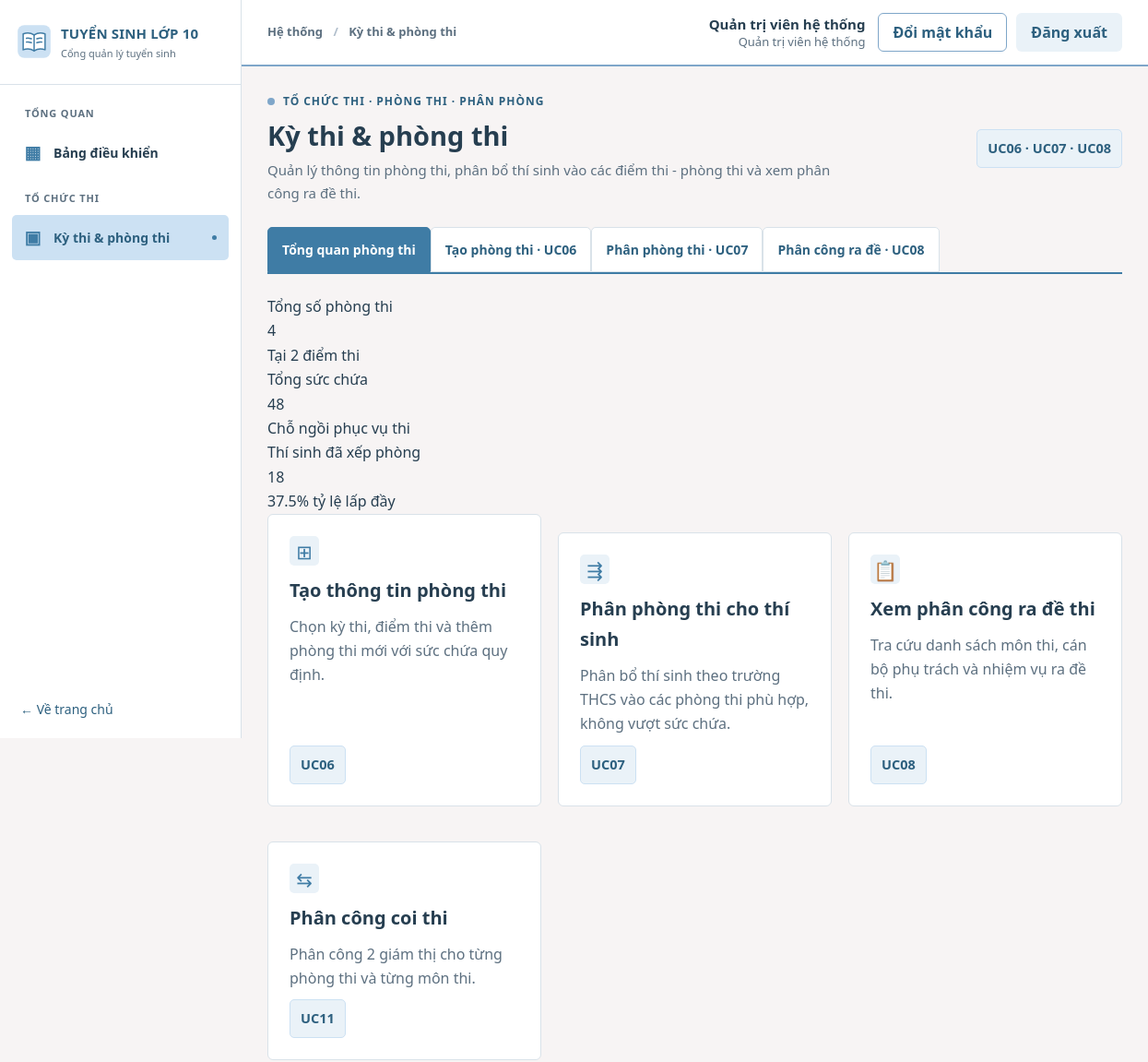
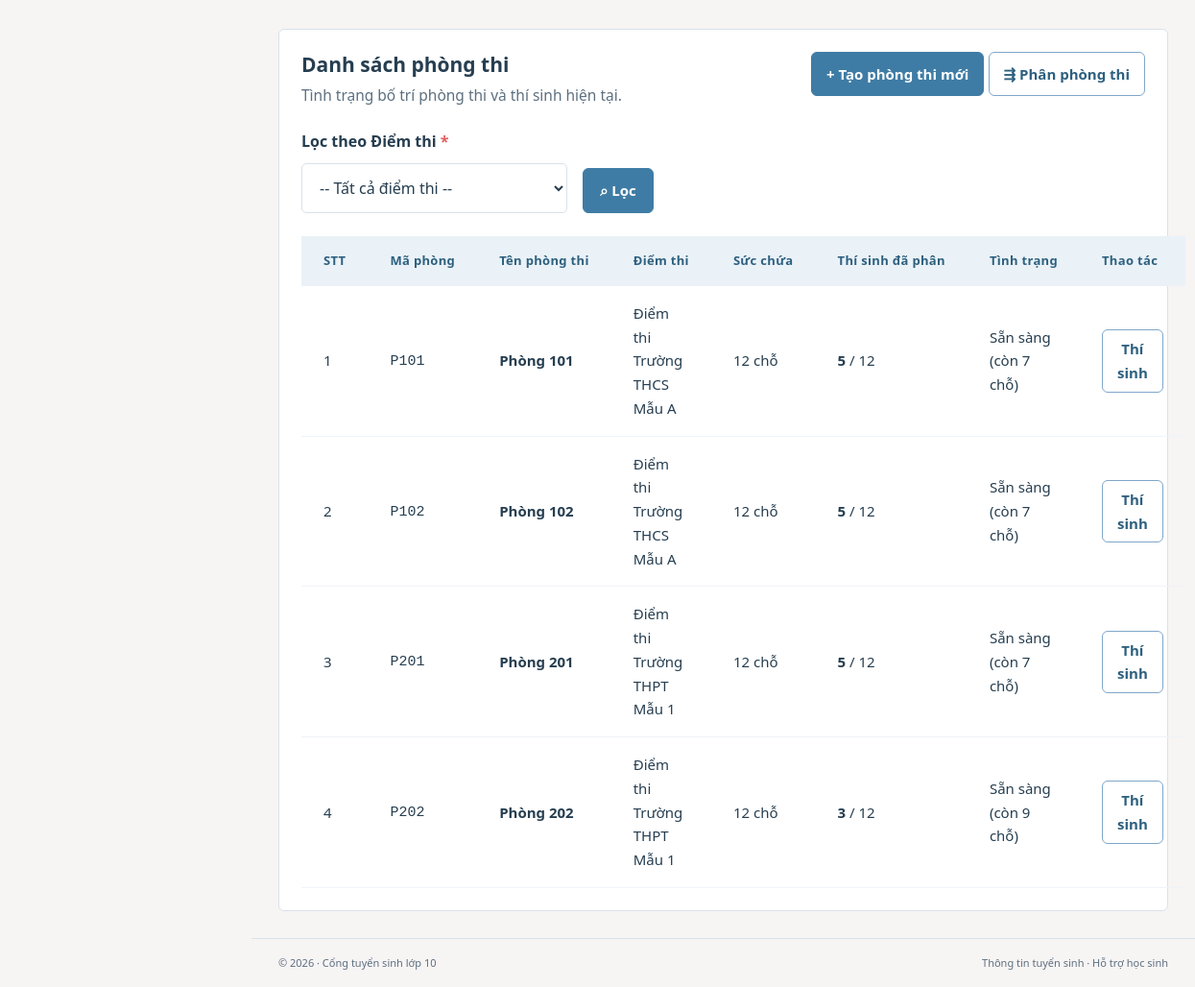
The page /exam/index.php (signed in) on the database its author committed (2 pictures, top to bottom).
### tables this page shows
CREATE TABLE TaiKhoan (
  maTaiKhoan VARCHAR(20) NOT NULL,
  tenDangNhap VARCHAR(50) NOT NULL,
  matKhau VARCHAR(255) NOT NULL,
  hoTen VARCHAR(100) NOT NULL,
  vaiTro VARCHAR(30) NOT NULL,
  maCanBo VARCHAR(20) NULL,
  maThiSinh VARCHAR(20) NULL,
  trangThai VARCHAR(20) NOT NULL DEFAULT 'Hoạt động',
  soLanSai INT NOT NULL DEFAULT 0,
  khoaDen DATETIME NULL,
  lanDangNhapCuoi DATETIME NULL,
  ngayTao DATETIME NOT NULL DEFAULT CURRENT_TIMESTAMP,
  PRIMARY KEY (maTaiKhoan),
  UNIQUE KEY uq_taikhoan_ten (tenDangNhap),
  CONSTRAINT ck_taikhoan_vaitro CHECK (vaiTro IN ('HOC_SINH','GVCN','BAN_TUYEN_SINH','HD_TUYEN_SINH','HD_COI_THI','HD_CHAM_THI','CAT_PHACH','HD_PHUC_KHAO','HD_RA_DE','QUAN_TRI')),
  CONSTRAINT ck_taikhoan_trangthai CHECK (trangThai IN ('Hoạt động','Bị khóa')),
  CONSTRAINT ck_taikhoan_solansai CHECK (soLanSai >= 0),
  CONSTRAINT fk_taikhoan_canbo FOREIGN KEY (maCanBo) REFERENCES CanBo(maCanBo),
  CONSTRAINT fk_taikhoan_thisinh FOREIGN KEY (maThiSinh) REFERENCES ThiSinh(maThiSinh)
);

CREATE TABLE PhongThi (
  maPhong VARCHAR(20) NOT NULL,
  tenPhong VARCHAR(100) NOT NULL,
  sucChua INT NOT NULL,
  maDiemThi VARCHAR(20) NOT NULL,
  PRIMARY KEY (maPhong),
  CONSTRAINT ck_phongthi_succhua CHECK (sucChua > 0),
  CONSTRAINT fk_phongthi_diemthi FOREIGN KEY (maDiemThi) REFERENCES DiemThi(maDiemThi)
);

CREATE TABLE DiemThi (
  maDiemThi VARCHAR(20) NOT NULL,
  tenDiemThi VARCHAR(150) NOT NULL,
  maTruongTHCS VARCHAR(20) NULL,
  maTruongTHPT VARCHAR(20) NULL,
  maKyThi VARCHAR(20) NOT NULL,
  PRIMARY KEY (maDiemThi),
  CONSTRAINT fk_diemthi_thcs FOREIGN KEY (maTruongTHCS) REFERENCES TruongTHCS(maTruongTHCS),
  CONSTRAINT fk_diemthi_thpt FOREIGN KEY (maTruongTHPT) REFERENCES TruongTHPT(maTruongTHPT),
  CONSTRAINT fk_diemthi_kythi FOREIGN KEY (maKyThi) REFERENCES KyThi(maKyThi)
);

### config/app.php (called while the page is built, shortened)
<?php
return [
    'name' => getenv('APP_NAME') ?: 'CỔNG THÔNG TIN TUYỂN SINH VÀO LỚP 10',
    'demo_mode' => filter_var(getenv('DEMO_MODE') ?: '1', FILTER_VALIDATE_BOOLEAN),
    'timezone' => 'Asia/Ho_Chi_Minh',
    'base_path' => getenv('APP_BASE_PATH') ?: null,
];

### includes/functions.php (called while the page is built, shortened)
<?php
function app_config(): array {
    static $cfg = null;
    if ($cfg === null) {
        $cfg = require dirname(__DIR__) . '/config/app.php';
        date_default_timezone_set($cfg['timezone']);
    }
    return $cfg;
}
function e(mixed $str): string {
    return htmlspecialchars((string)$str, ENT_QUOTES | ENT_SUBSTITUTE, 'UTF-8');
}
function catalog_display_name(string $name): string {
    $name = preg_replace('/\s*\(mẫu\)\s*$/iu', '', $name) ?? $name;
    $name = preg_replace('/Phòng\s+demo\s+(\d+)-(\d{2})/iu', 'Phòng thi $1$2', $name) ?? $name;
    $name = preg_replace('/\bdemo\b\s*/iu', '', $name) ?? $name;
    return trim(preg_replace('/[ \t]{2,}/u', ' ', $name) ?? $name);
}
function base_path(): string {
    $forced = app_config()['base_path'];
    $root = realpath(dirname(__DIR__));
    $docroot = realpath($_SERVER['DOCUMENT_ROOT'] ?? '');
    $r = strtolower(str_replace('\\','/',$root));
    $d = rtrim(strtolower(str_replace('\\','/',$docroot)),'/');
    if ($r === $d) return '';
    return '';
}
function url(string $path = '', array $query = []): string {
    $prefix = rtrim(base_path(), '/');
    $clean = ltrim($path, '/');
    $target = $prefix . '/' . $clean;
    if (!$query) return $target;
    $parts = explode('#', $target, 2);
    $parts[0] .= (str_contains($parts[0], '?') ? '&' : '?') . http_build_query($query, '', '&', PHP_QUERY_RFC3986);
    return $parts[0] . (isset($parts[1]) ? '#' . $parts[1] : '');
}

### includes/auth.php (called while the page is built, shortened)
<?php
require_once __DIR__ . '/functions.php';
require_once __DIR__ . '/permissions.php';
require_once dirname(__DIR__) . '/services/auth_service.php';
function current_user(): ?array {
    static $user = false;
    if ($user !== false) return $user;
    $user = null;
    $ma = $_SESSION['user']['maTaiKhoan'] ?? null;
    try {
        $user = layTaiKhoanHoatDong((string)$ma);
    } catch (Throwable $e) {
        error_log('current_user: ' . $e->getMessage());
        $user = $_SESSION['user'];
    }
    return $user;
}
function require_auth(): array {
    $user = current_user();
    return $user;
}
function require_role(array $vaiTro): array {
    $user = require_auth();
    return $user;
}

### config/database.php (called while the page is built, shortened)
<?php
function db(): PDO {
    static $pdo = null;
    if ($pdo instanceof PDO) return $pdo;
    $localPath = __DIR__ . '/database.local.php';
    $local = is_file($localPath) ? require $localPath : [];
    $host = getenv('DB_HOST') ?: ($local['host'] ?? '127.0.0.1');
    $port = getenv('DB_PORT') ?: ($local['port'] ?? '3306');
    $name = getenv('DB_NAME') ?: ($local['name'] ?? 'dreamteam_tuyensinh10_demo');
    $user = getenv('DB_USER') ?: ($local['user'] ?? 'root');
    $passEnv = getenv('DB_PASS');
    $pass = $passEnv !== false ? $passEnv : ($local['pass'] ?? '');
    $pdo = new PDO(
        "mysql:host={$host};port={$port};dbname={$name};charset=utf8mb4", $user, $pass,
        [PDO::ATTR_ERRMODE => PDO::ERRMODE_EXCEPTION, PDO::ATTR_DEFAULT_FETCH_MODE => PDO::FETCH_ASSOC,
         PDO::ATTR_EMULATE_PREPARES => false]
    );
    return $pdo;
}

### services/auth_service.php (called while the page is built, shortened)
<?php
require_once dirname(__DIR__) . '/config/database.php';
function tk_cot_phien(): string {
    return 'maTaiKhoan, tenDangNhap, hoTen, vaiTro, maCanBo, maThiSinh, trangThai';
}
function layTaiKhoanHoatDong(string $maTaiKhoan): ?array {
    $st = db()->prepare('SELECT ' . tk_cot_phien() . " FROM TaiKhoan WHERE maTaiKhoan = ? AND trangThai = 'Hoạt động'");
    $st->execute([$maTaiKhoan]);
    return $st->fetch() ?: null;
}

### includes/permissions.php (called while the page is built, shortened)
<?php
function ten_vai_tro(string $vaiTro): string {
    return VAI_TRO[$vaiTro] ?? $vaiTro;
}
function has_role(?array $user, array $vaiTro): bool {
    return $user !== null && in_array($user['vaiTro'], $vaiTro, true);
}

### services/exam_service.php (called while the page is built, shortened)
<?php
require_once dirname(__DIR__) . '/config/database.php';
require_once dirname(__DIR__) . '/includes/permissions.php';
function exam_ds_diem_thi(string $maKyThi = ''): array {
    $sql = 'SELECT d.maDiemThi, d.tenDiemThi, d.maKyThi, d.maTruongTHCS, d.maTruongTHPT,
                   k.tenKyThi, p.tenTruongTHPT,
                   COALESCE(c.tenTruongTHCS, p.tenTruongTHPT, "") AS tenTruongDatDiem,
                   COALESCE(c.maKhuVuc, p.maKhuVuc, "") AS maKhuVuc
            FROM DiemThi d
            JOIN KyThi k ON k.maKyThi = d.maKyThi
            LEFT JOIN TruongTHCS c ON c.maTruongTHCS = d.maTruongTHCS
            LEFT JOIN TruongTHPT p ON p.maTruongTHPT = d.maTruongTHPT';
    return db()->query($sql . ' ORDER BY d.maDiemThi')->fetchAll();
}
function exam_ds_phong_thi(string $maDiemThi = ''): array {
    $sql = 'SELECT p.maPhong, p.tenPhong, p.sucChua, p.maDiemThi, d.tenDiemThi, d.maKyThi,
                   COALESCE(daPhan.soLuong, 0) AS soLuongThiSinh
            FROM PhongThi p
            JOIN DiemThi d ON d.maDiemThi = p.maDiemThi
            LEFT JOIN (
                SELECT maPhong, COUNT(*) AS soLuong
                FROM PhanPhongThi
                WHERE trangThai = "Đã phân"
                GROUP BY maPhong
            ) daPhan ON daPhan.maPhong = p.maPhong';
    return db()->query($sql . ' ORDER BY d.maDiemThi, p.maPhong')->fetchAll();
}

### exam/index.php (the view, shortened to what this page needs)
<?php
require_once dirname(__DIR__) . '/includes/exam_ui.php';
$nguoiDung = require_role(['BAN_TUYEN_SINH', 'HD_RA_DE', 'HD_COI_THI', 'QUAN_TRI']);
$maDiemThi = ui_input('diemThi');
$dsDiemThi = exam_ds_diem_thi();
$dsPhong = exam_ds_phong_thi($maDiemThi);
$tongPhong = count($dsPhong);
$tongSucChua = array_sum(array_column($dsPhong, 'sucChua'));
$tongThiSinhDaPhan = array_sum(array_column($dsPhong, 'soLuongThiSinh'));
ui_page_start('exam', 'Kỳ thi & phòng thi', 'Tổ chức thi · Phòng thi · Phân phòng', 'Quản lý thông tin phòng thi, phân bổ thí sinh vào các điểm thi - phòng thi và xem phân công ra đề thi.', 'UC06 · UC07 · UC08');
?>
<div class="ui-kpi-grid">
  <div class="ui-kpi">
    <div class="ui-kpi-label">Tổng số phòng thi</div>
    <div class="ui-kpi-val"><?= $tongPhong ?></div>
    <div class="ui-kpi-hint">Tại <?= count($dsDiemThi) ?> điểm thi</div>
  </div>
  <div class="ui-kpi">
    <div class="ui-kpi-label">Tổng sức chứa</div>
    <div class="ui-kpi-val"><?= $tongSucChua ?></div>
    <div class="ui-kpi-hint">Chỗ ngồi phục vụ thi</div>
  </div>
  <div class="ui-kpi">
    <div class="ui-kpi-label">Thí sinh đã xếp phòng</div>
    <div class="ui-kpi-val"><?= $tongThiSinhDaPhan ?></div>
    <div class="ui-kpi-hint"><?= $tongSucChua > 0 ? round(($tongThiSinhDaPhan / $tongSucChua) * 100, 1) : 0 ?>% tỷ lệ lấp đầy</div>
  </div>
</div>
<div class="ui-cards" style="margin-bottom: 2rem;">
  <?php if (has_role($nguoiDung, ['BAN_TUYEN_SINH', 'QUAN_TRI'])): ?>
    <a class="panel" href="<?= e(url('exam/tao-phong.php')) ?>">
      <span class="quick-icon">⊞</span>
      <strong>Tạo thông tin phòng thi</strong>
      <p>Chọn kỳ thi, điểm thi và thêm phòng thi mới với sức chứa quy định.</p>
      <span class="uc-tag">UC06</span>
    </a>
    <a class="panel" href="<?= e(url('exam/phan-phong.php')) ?>">
      <span class="quick-icon">⇶</span>
      <strong>Phân phòng thi cho thí sinh</strong>
      <p>Phân bổ thí sinh theo trường THCS vào các phòng thi phù hợp, không vượt sức chứa.</p>
      <span class="uc-tag">UC07</span>
    </a>
  <?php endif; ?>
  <?php if (has_role($nguoiDung, ['HD_RA_DE', 'BAN_TUYEN_SINH', 'QUAN_TRI'])): ?>
    <a class="panel" href="<?= e(url('exam/phan-cong-ra-de.php')) ?>">
      <span class="quick-icon">📋</span>
      <strong>Xem phân công ra đề thi</strong>
      <p>Tra cứu danh sách môn thi, cán bộ phụ trách và nhiệm vụ ra đề thi.</p>
      <span class="uc-tag">UC08</span>
    </a>
  <?php endif; ?>
  <?php if (has_role($nguoiDung, ['HD_COI_THI', 'QUAN_TRI'])): ?>
    <a class="panel" href="<?= e(url('assignments/')) ?>">
      <span class="quick-icon">⇆</span>
      <strong>Phân công coi thi</strong>
      <p>Phân công 2 giám thị cho từng phòng thi và từng môn thi.</p>
      <span class="uc-tag">UC11</span>
    </a>
  <?php endif; ?>
</div>
<section class="panel">
  <div class="panel-heading">
    <div>
      <h2>Danh sách phòng thi</h2>
      <p>Tình trạng bố trí phòng thi và thí sinh hiện tại.</p>
    </div>
    <?php if (has_role($nguoiDung, ['BAN_TUYEN_SINH', 'QUAN_TRI'])): ?>
      <div class="panel-actions">
        <a class="btn btn-primary btn-sm" href="<?= e(url('exam/tao-phong.php')) ?>">+ Tạo phòng thi mới</a>
        <a class="btn btn-outline btn-sm" href="<?= e(url('exam/phan-phong.php')) ?>">⇶ Phân phòng thi</a>
      </div>
    <?php endif; ?>
  </div>
  <form method="get" class="ui-search" novalidate style="margin-bottom: 1.5rem;">
    <div class="field ui-search-btn">
      <button class="btn btn-primary" type="submit">⌕ Lọc</button>
    </div>
  </form>
  <?php if (empty($dsPhong)): ?>
    <div class="ui-notice ui-notice-info">
      <div><strong>Không tìm thấy phòng thi nào phù hợp.</strong></div>
    </div>
  <?php else: ?>
    <div class="table-wrap">
      <table class="data-table">
        <thead>
          <tr>
            <th>STT</th>
            <th>Mã phòng</th>
            <th>Tên phòng thi</th>
            <th>Điểm thi</th>
            <th>Sức chứa</th>
            <th>Thí sinh đã phân</th>
            <th>Tình trạng</th>
            <?php if (has_role($nguoiDung, ['BAN_TUYEN_SINH', 'QUAN_TRI'])): ?>
              <th class="ui-align-right">Thao tác</th>
            <?php endif; ?>
          </tr>
        </thead>
        <tbody>
          <?php $stt = 1; foreach ($dsPhong as $p):
            $sl = (int)$p['soLuongThiSinh'];
            $sc = (int)$p['sucChua'];
            $daDay = $sl >= $sc;
          ?>
            <tr>
              <td><?= $stt++ ?></td>
              <td><code><?= e($p['maPhong']) ?></code></td>
              <td><strong><?= e(catalog_display_name((string)$p['tenPhong'])) ?></strong></td>
              <td><?= e(catalog_display_name((string)$p['tenDiemThi'])) ?></td>
              <td><?= $sc ?> chỗ</td>
              <td>
                <strong><?= $sl ?></strong> / <?= $sc ?>
              </td>
              <td>
                <?php if ($sl === 0): ?>
                  <span class="badge badge-neutral">Chưa xếp phòng</span>
                <?php elseif ($daDay): ?>
                  <span class="badge badge-error">Đã đầy</span>
                <?php else: ?>
                  <span class="badge badge-success">Sẵn sàng (còn <?= $sc - $sl ?> chỗ)</span>
                <?php endif; ?>
              </td>
              <?php if (has_role($nguoiDung, ['BAN_TUYEN_SINH', 'QUAN_TRI'])): ?>
                <td class="ui-align-right">
                  <a class="btn btn-sm btn-outline" href="<?= e(url('exam/phan-phong.php', ['kyThi' => $p['maKyThi'], 'diemThi' => $p['maDiemThi'], 'phong' => $p['maPhong']])) ?>">Thí sinh</a>
                </td>
              <?php endif; ?>
            </tr>
          <?php endforeach; ?>
        </tbody>
      </table>
    </div>
  <?php endif; ?>
</section>

### includes/header.php (shortened to what this page needs)
<?php
require_once __DIR__ . '/functions.php';
$page_title = $page_title ?? 'Trang chủ';
$layout = $layout ?? 'public';
$cfg = app_config();
$studentShell = $layout === 'dashboard' && function_exists('current_user') && has_role(current_user(), ['HOC_SINH']);
?><!doctype html>
<html lang="vi">
<head>
  <link rel="stylesheet" href="<?= e(url('assets/css/style.css')) ?>">
  <link rel="stylesheet" href="<?= e(url('assets/css/portal.css')) ?>">
</head>
<body class="<?= $studentShell ? 'student-body' : ($layout === 'dashboard' ? 'dash-body' : 'public-body') ?>">
<?php if ($studentShell): ?>
<?php require __DIR__ . '/student_shell_header.php'; ?>
<?php elseif ($layout === 'dashboard'): ?>
<div class="dash-shell">
  <?php require __DIR__ . '/sidebar.php'; ?>
  <div class="dash-main">
    <header class="dash-topbar">
      <div class="dash-topbar-left"><span class="breadcrumb">Hệ thống <span>/</span> <?= e($page_title) ?></span></div>
      <div class="dash-topbar-right"><?php $__u = function_exists('current_user') ? current_user() : null; if ($__u): ?>
        <span class="topbar-user"><strong><?= e($__u['hoTen']) ?></strong><small><?= e(ten_vai_tro($__u['vaiTro'])) ?></small></span>
        <a class="btn btn-outline btn-sm" href="<?= e(url('auth/doi-mat-khau.php')) ?>">Đổi mật khẩu</a>
        <form method="post" action="<?= e(url('auth/logout.php')) ?>" class="topbar-logout"><?= csrf_field() ?><button class="btn btn-soft btn-sm" type="submit">Đăng xuất</button></form>
      <?php else: ?><a class="avatar" href="<?= e(url('auth/login.php')) ?>" title="Đăng nhập">10</a><?php endif; ?></div>
    </header>
    <main id="main" class="dash-content">
<?php endif; ?>

### rows shown on the page
taikhoan: hoTen "Quản trị viên hệ thống", vaiTro "Quản trị viên hệ thống"
phongthi: maPhong "P101", tenPhong "Phòng 101", maDiemThi.tenDiemThi "Điểm thi Trường THCS Mẫu A", sucChua "12", sl "5", sl "7"
phongthi: maPhong "P102", tenPhong "Phòng 102", maDiemThi.tenDiemThi "Điểm thi Trường THCS Mẫu A", sucChua "12", sl "5", sl "7"
phongthi: maPhong "P201", tenPhong "Phòng 201", maDiemThi.tenDiemThi "Điểm thi Trường THPT Mẫu 1", sucChua "12", sl "5", sl "7"
phongthi: maPhong "P202", tenPhong "Phòng 202", maDiemThi.tenDiemThi "Điểm thi Trường THPT Mẫu 1", sucChua "12", sl "3", sl "9"

### other values the page prints
$group "TỔNG QUAN"
$symbol "▦"
$label "Bảng điều khiển"
$group "TỔ CHỨC THI"
$symbol "▣"
$label "Kỳ thi & phòng thi"
$page_title "Kỳ thi & phòng thi"
$eyebrow "TỔ CHỨC THI · PHÒNG THI · PHÂN PHÒNG"
$title "Kỳ thi & phòng thi"
$desc "Quản lý thông tin phòng thi, phân bổ thí sinh vào các điểm thi - phòng thi và xem phân công ra đề thi."
$uc "UC06 · UC07 · UC08"
$label "Tổng quan phòng thi"
$label "Tạo phòng thi · UC06"
$label "Phân phòng thi · UC07"
$label "Phân công ra đề · UC08"
